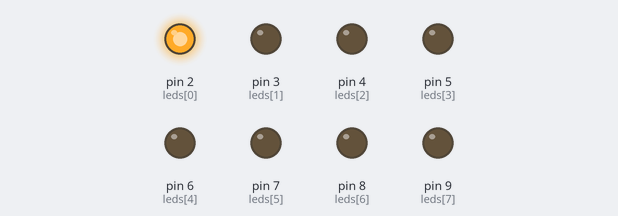
Simulated run of this sketch. Board: Arduino Uno, built with avr-gcc and run on an emulated ATmega328P. On the bench: output pins drawn as LEDs (lit = HIGH).

Above: at 0.07 s.
At 0.67 s:
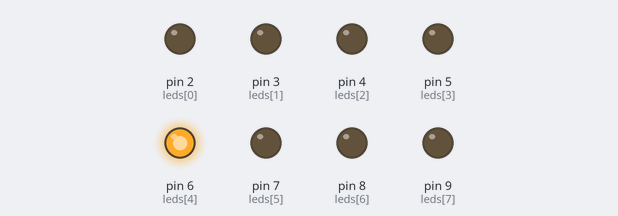
At 0.97 s:
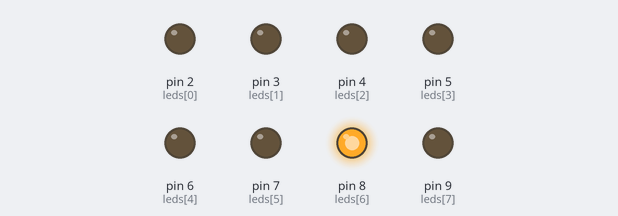
At 1.42 s:
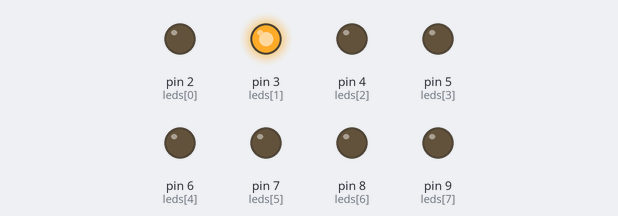
At 2.02 s:
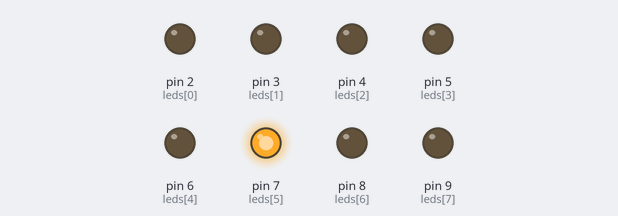
At 2.77 s:
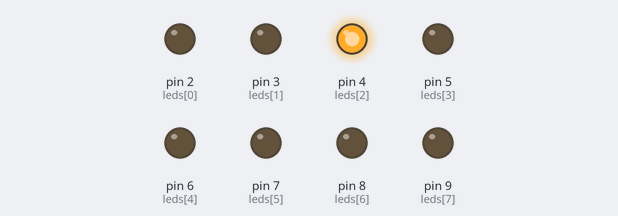
Timing chart, 0 to 3.1 s (numbered marks = the images above):
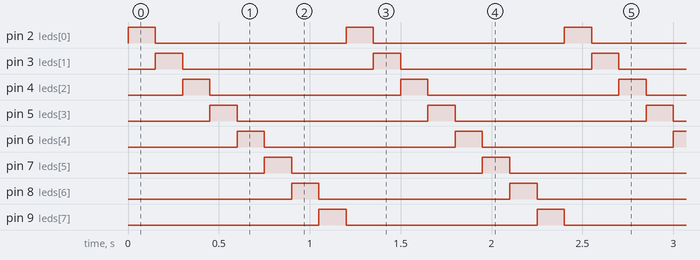

The sketch:

7.ino
```cpp
const int leds[] = {2,3,4,5,6,7,8,9};  // Pinos dos LEDs
const int numLeds = 8;                  // Quantos LEDs
int tempo = 150;                        // Velocidade (ms)

void setup() {
  for (int i = 0; i < numLeds; i++) {
    pinMode(leds[i], OUTPUT);
  }
}

void loop() {
  // Vai da esquerda para a direita
  for (int i = 0; i < numLeds; i++) {
    digitalWrite(leds[i], HIGH);
    delay(tempo);
    digitalWrite(leds[i], LOW);
  }
}
```

Measured:
- by itself, pin 2 (leds[0]), pin 3 (leds[1]), pin 4 (leds[2]), pin 5 (leds[3]), pin 6 (leds[4]), pin 7 (leds[5]), pin 8 (leds[6]), pin 9 (leds[7]): alternates HIGH for 0.15 s and LOW for 1.1 s
- by itself, everything shown: repeats every 1.2 s, in 8 steps
